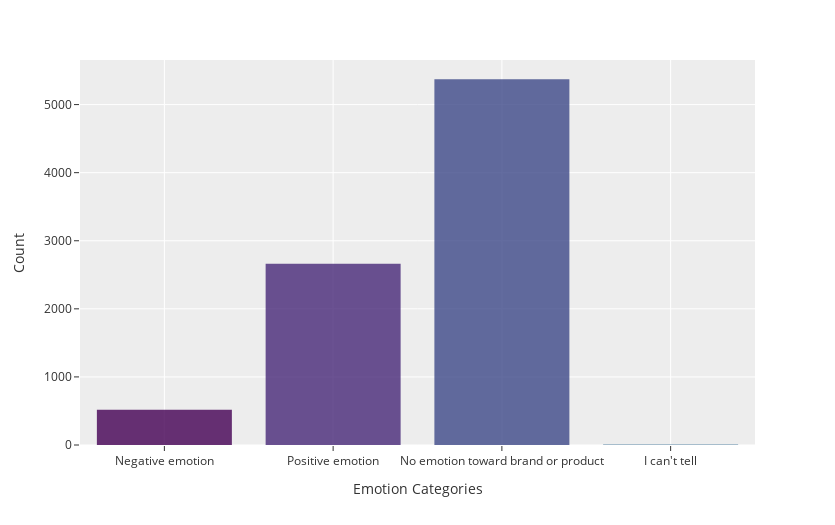

This figure's notebook cell:
### Code cell
fig = px.histogram(
    df,
    x="emotion_category",
    title="",
    template="ggplot2",
    color="emotion_category",
    color_discrete_sequence=px.colors.sequential.Viridis,
    opacity=0.8,
    height=525,
    width=835,
)

fig.update_yaxes(title="Count")
fig.update_xaxes(title="Emotion Categories")
fig.update_layout(showlegend=False)
fig.show()

### Figure 1 — Plotly figure (JSON) as saved in the notebook; plotly's stock layout.template omitted (floating-point values rounded to 4 significant figures; data arrays with more than 128 entries replaced by an {"elided": "..."} marker saying what was removed)
{"data": [{"alignmentgroup": "True", "bingroup": "x", "hovertemplate": "emotion_category=%{x}<br>count=%{y}<extra></extra>", "legendgroup": "Negative emotion", "marker": {"color": "#440154", "opacity": 0.8, "pattern": {"shape": ""}}, "name": "Negative emotion", "offsetgroup": "Negative emotion", "orientation": "v", "showlegend": true, "type": "histogram", "x": {"elided": "518 str values"}, "xaxis": "x", "yaxis": "y"}, {"alignmentgroup": "True", "bingroup": "x", "hovertemplate": "emotion_category=%{x}<br>count=%{y}<extra></extra>", "legendgroup": "Positive emotion", "marker": {"color": "#482878", "opacity": 0.8, "pattern": {"shape": ""}}, "name": "Positive emotion", "offsetgroup": "Positive emotion", "orientation": "v", "showlegend": true, "type": "histogram", "x": {"elided": "2662 str values"}, "xaxis": "x", "yaxis": "y"}, {"alignmentgroup": "True", "bingroup": "x", "hovertemplate": "emotion_category=%{x}<br>count=%{y}<extra></extra>", "legendgroup": "No emotion toward brand or product", "marker": {"color": "#3e4989", "opacity": 0.8, "pattern": {"shape": ""}}, "name": "No emotion toward brand or product", "offsetgroup": "No emotion toward brand or product", "orientation": "v", "showlegend": true, "type": "histogram", "x": {"elided": "5372 str values"}, "xaxis": "x", "yaxis": "y"}, {"alignmentgroup": "True", "bingroup": "x", "hovertemplate": "emotion_category=%{x}<br>count=%{y}<extra></extra>", "legendgroup": "I can't tell", "marker": {"color": "#31688e", "opacity": 0.8, "pattern": {"shape": ""}}, "name": "I can't tell", "offsetgroup": "I can't tell", "orientation": "v", "showlegend": true, "type": "histogram", "x": ["I can't tell", "I can't tell", "I can't tell", "I can't tell", "I can't tell", "I can't tell", "I can't tell", "I can't tell", "I can't tell"], "xaxis": "x", "yaxis": "y"}], "layout": {"barmode": "relative", "height": 525, "legend": {"title": {"text": "emotion_category"}, "tracegroupgap": 0}, "margin": {"t": 60}, "showlegend": false, "width": 835, "xaxis": {"anchor": "y", "categoryarray": ["Negative emotion", "Positive emotion", "No emotion toward brand or product", "I can't tell"], "categoryorder": "array", "domain": [0, 1], "title": {"text": "Emotion Categories"}}, "yaxis": {"anchor": "x", "domain": [0, 1], "title": {"text": "Count"}}}}
